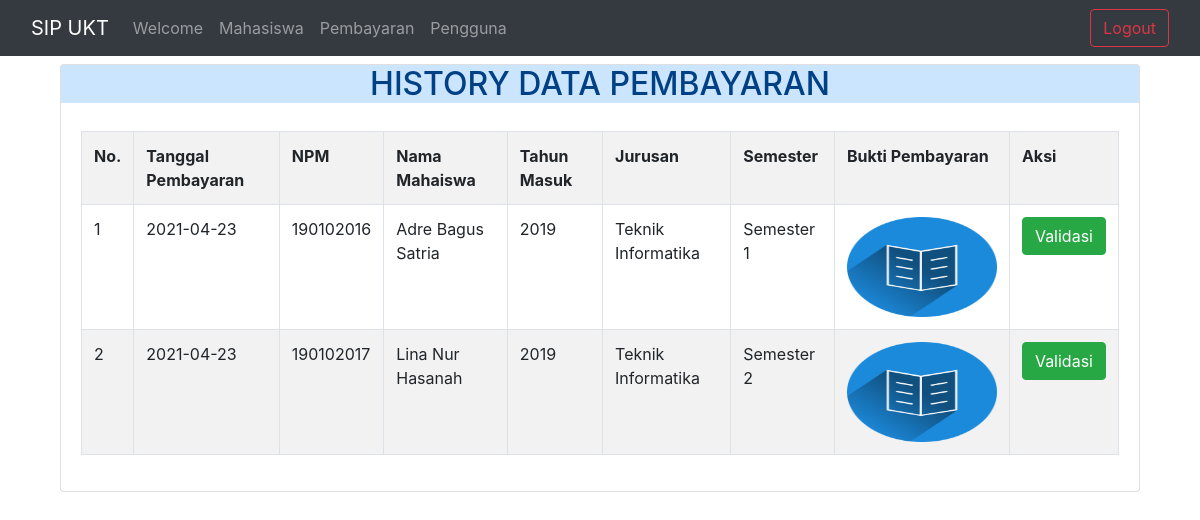
The page /pembayaran.php on the database its author committed.
### tables this page shows
CREATE TABLE IF NOT EXISTS `pembayaran` (
  `npm` int(11) NOT NULL,
  `nama_mhs` varchar(50) NOT NULL,
  `tahun_masuk` int(25) NOT NULL,
  `jurusan` varchar(50) NOT NULL,
  `semester` varchar(50) NOT NULL,
  `tanggal` date NOT NULL,
  `bukti` varchar(10000) NOT NULL
);

### pembayaran.php (the view, shortened to what this page needs)
<!doctype html>
<html lang="en">
  <head>
    <link rel="stylesheet" href="bootstrap/css/bootstrap.min.css">
  </head>
  <body>
    //ini navbar
  <nav class="navbar navbar-expand-md navbar-dark fixed-top bg-dark">
    <div class="container-fluid">
      <a class="navbar-brand" href="welcome.html">SIP UKT</a>
      <div class="collapse navbar-collapse" id="navbarCollapse">
        <ul class="navbar-nav me-auto mb-2 mb-md-0">
          <li class="nav-item">
            <a class="nav-link" aria-current="page" href="welcome.html">Welcome</a>
          </li>
          <li class="nav-item">
            <a class="nav-link" href="dtMhs.php">Mahasiswa</a>
          </li>
          <li class="nav-item">
            <a class="nav-link" href="pembayaran.php">Pembayaran</a>
          </li>
          <li class="nav-item">
            <a class="nav-link" href="tambah_user.php">Pengguna</a>
          </li>
        </ul>
        <form class="navbar-nav ml-auto">
          <a href="../sip/logout.php" class="btn btn-outline-danger">Logout</a>
        </form>
      </div>
    </div>
  </nav>
  <br><br>
    <div class="container">
  </body>
</html>
<?php
 $koneksi = mysqli_connect("localhost","root","");
 ?>
<html lang="en">
  <head>
    <link rel="stylesheet" href="bootstrap/css/bootstrap.min.css">
  </head>
  <body>
    <div class="container">
      <div class="card mt-3">
        <h2 class="card-heade alert-primary text-center text-black">HISTORY DATA PEMBAYARAN</h2>
        <div class="card-body">
            <table class="table table-bordered table-striped">
              <tr>
                  <th>No.</th>
                  <th>Tanggal Pembayaran</th>
                  <th>NPM</th>
                  <th>Nama Mahaiswa</th>
                  <th>Tahun Masuk</th>
                  <th>Jurusan</th>
                  <th>Semester</th>
                  <th>Bukti Pembayaran</th>
                  <th>Aksi</th>
              </tr>
              <?php
                    $no=1;
                    $tampil = mysqli_query($koneksi, "SELECT * from pembayaran order by tanggal asc");
                    while ($data = mysqli_fetch_array($tampil)) :
               ?>
              <tr>
                  <td><?=$no++;?></td>
                  <td><?=$data["tanggal"]?></td>
                  <td><?=$data["npm"]?></td>
                  <td><?=$data["nama_mhs"]?></td>
                  <td><?=$data["tahun_masuk"]?></td>
                  <td><?=$data["jurusan"]?></td>
                  <td><?=$data["semester"]?></td>
                   <?php
                   echo " <td><img src='bayar/".$data['bukti']."' width='150' height='100'></td>";
                   ?>
                   <td>
                   <a href="pesan.php?hal=edit&npm=<?=$data['npm']?>" class="btn btn-success" >Validasi</a>
                 </td>
            </tr>
              <?php endwhile; ?>
            </table>
        </div>
      </div>
    </div>
  </body>
</html>

### rows shown on the page
pembayaran: tanggal "2021-04-23", npm "190102016", nama_mhs "Adre Bagus Satria", tahun_masuk "2019", jurusan "Teknik Informatika", semester "Semester 1", bukti (picture)
pembayaran: tanggal "2021-04-23", npm "190102017", nama_mhs "Lina Nur Hasanah", tahun_masuk "2019", jurusan "Teknik Informatika", semester "Semester 2", bukti (picture)
